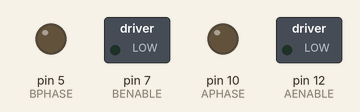
Bench run of a sketch on a simulated Arduino Uno, built with avr-gcc and run on an emulated ATmega328P. On the bench: switched loads named in the sketch (green lamp = pin HIGH), output pins drawn as LEDs (lit = HIGH).

Above: at 0.15 s.
At 1.45 s:
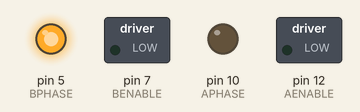
At 4.02 s:
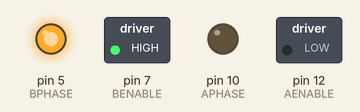
At 11.72 s:
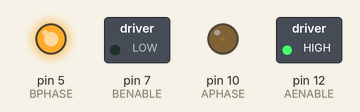
At 20.62 s:
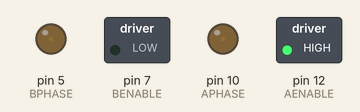
At 39.64 s:
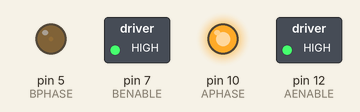
Timing chart, 0 to 40.0 s (numbered marks = the images above):
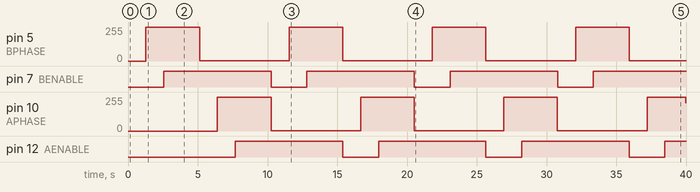

The sketch:

Aansturing_H-brug.ino
```cpp
/*PROOF OF CONCEPT
Testen van de motoren en H-brug.
Benodigdheden: 2 motoren, DRV8835 H-brug,.
De potentiometers bepalen de snelheid van de motoren en de schakelaar bepaald de richting.*/


int BENABLE = 7;
int BPHASE =  5;
int AENABLE = 12;
int APHASE = 10;
//int POTB = A0;
//int POTA= A1;
//int valA = 0;
//int valB = 0;
//int Richting = 1;
void setup()
{
  pinMode(BENABLE, OUTPUT);
  pinMode (BPHASE, OUTPUT);

  pinMode(AENABLE, OUTPUT);
  pinMode (APHASE, OUTPUT);

}

void loop()
{
  //Motor 1 vooruit, traag-snel-traag
  digitalWrite(BENABLE,0);
  for(int i = 0; i<256; i++)
  {
    analogWrite(BPHASE,i);
    delay(5);
  }

  for(int i = 256; i>0; i--)
  {
    analogWrite(BPHASE,i);
    delay(5);
  }

//Motor 1 achteruit, traag-snel-traag
  digitalWrite(BENABLE,1);
  for(int i = 0; i<256; i++)
  {
    analogWrite(BPHASE,i);
    delay(5);
  }

  for(int i = 256; i>0; i--)
  {
    analogWrite(BPHASE,i);
    delay(5);
  }


//Motor 2 vooruit, traag-snel-traag
  digitalWrite(AENABLE,0);
  for(int i = 0; i<256; i++)
  {
    analogWrite(APHASE,i);
    delay(5);
  }

  for(int i = 256; i>0; i--)
  {
    analogWrite(APHASE,i);
    delay(5);
  }

//Motor 2 achteruit, traag-snel-traag
  digitalWrite(AENABLE,1);
  for(int i = 0; i<256; i++)
  {
    analogWrite(APHASE,i);
    delay(5);
  }
   for(int i = 256; i>0; i--)
  {
    analogWrite(APHASE,i);
    delay(5);
  }


}
```

Measured:
- by itself, pin 5 (BPHASE): alternates 255/255 for 3.8 s and 1/255 for 6.4 s
- by itself, pin 7 (BENABLE), pin 12 (AENABLE): alternates HIGH for 7.7 s and LOW for 2.6 s
- by itself, pin 10 (APHASE): 0/255 → 255/255 at 6.4 s, → 1/255 3.8 s later, → 255/255 6.4 s later, → 1/255 3.8 s later, … (8 changes in this stretch)
